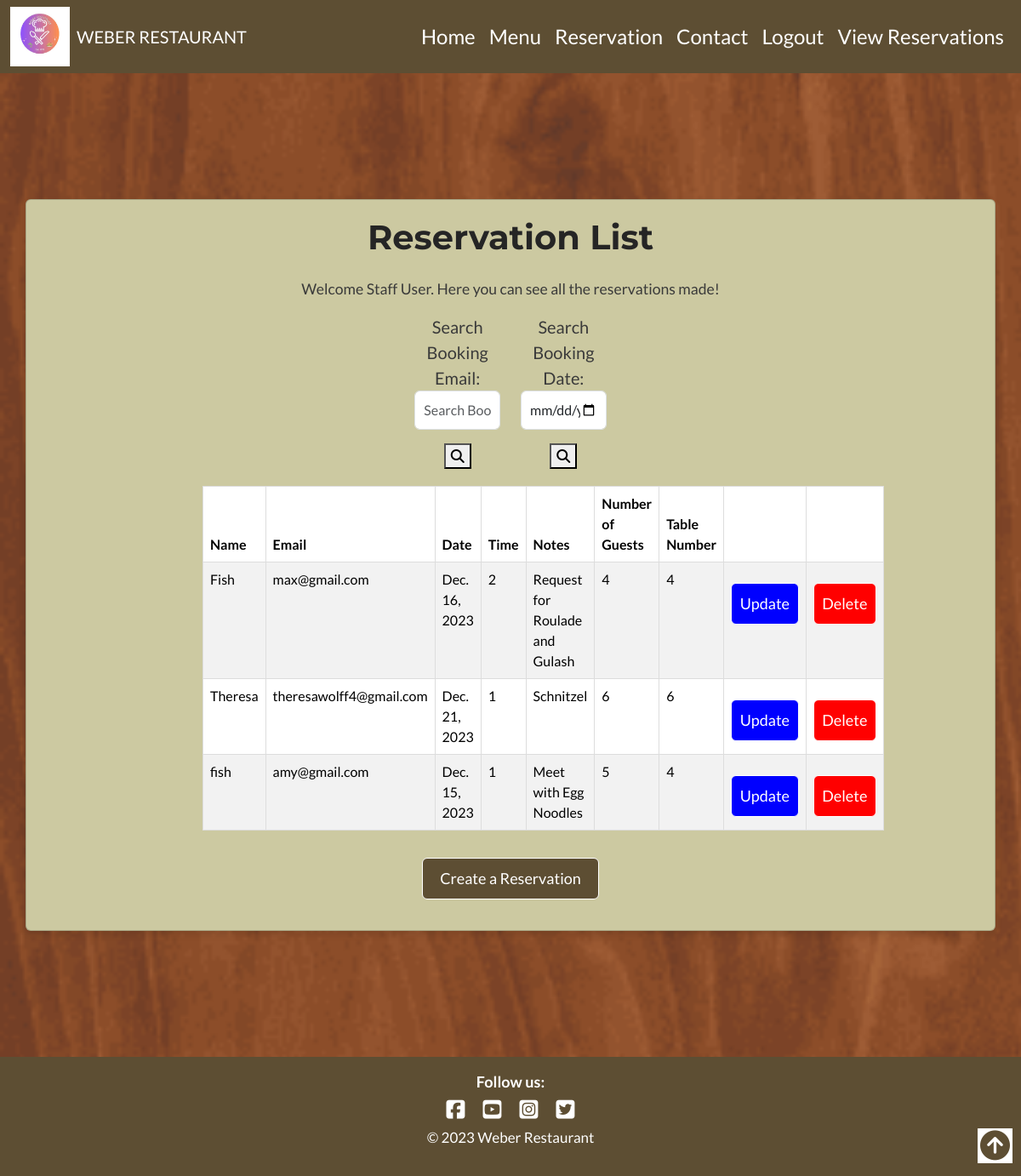
The app's page /reservation_list (signed in), older data.
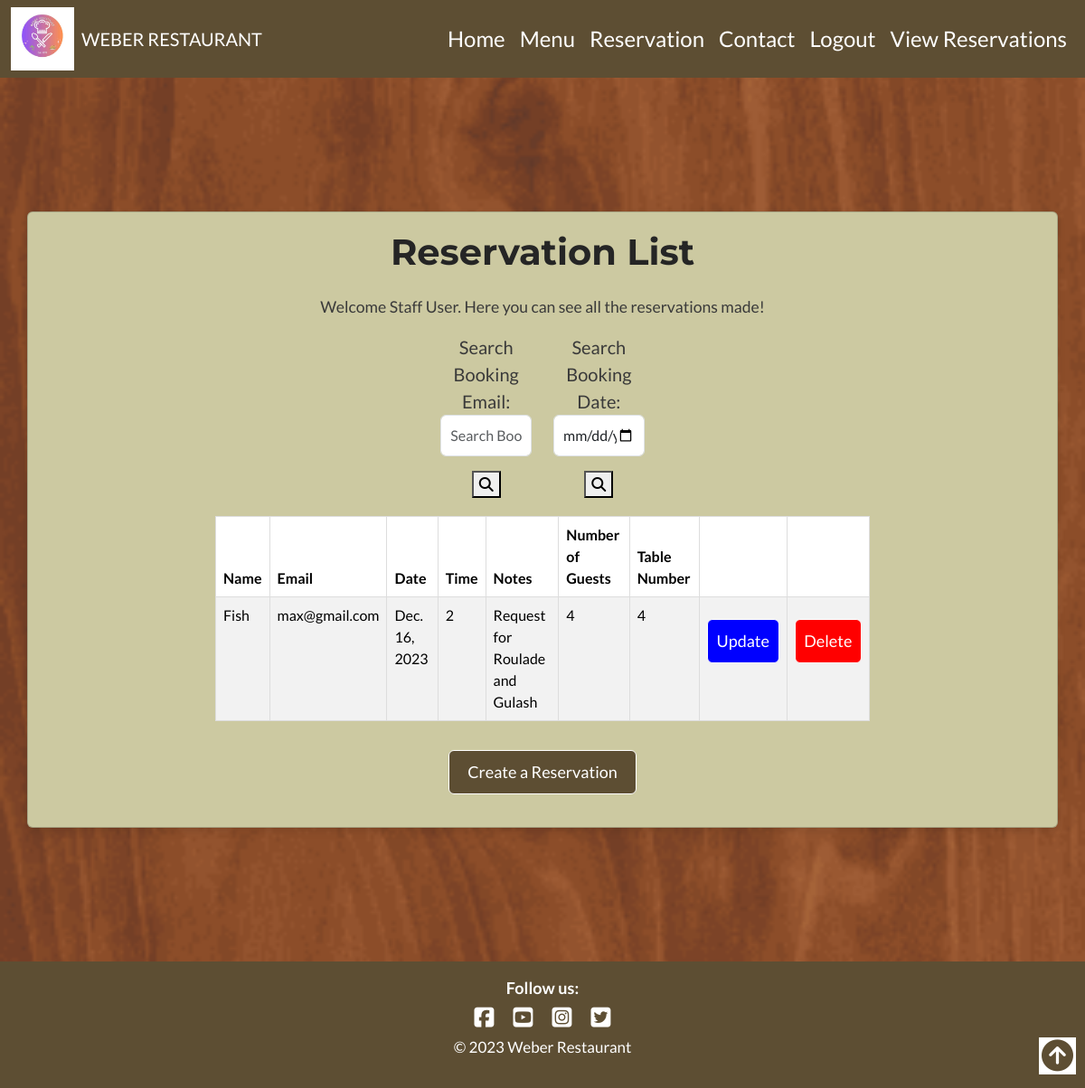
The same page, newer data.
### reservations/models.py (models this page shows, shortened)
class Reservations(models.Model):
    user = models.ForeignKey(User, on_delete=models.CASCADE)
    name = models.CharField(max_length=100)
    customer_email = models.EmailField(max_length=150)
    date = models.DateField()
    time = models.IntegerField(choices=RESERVATION_TIME, default=1)
    notes = models.TextField(null=True, blank=True) # This is not a required field
    table = models.ForeignKey('Table', on_delete=models.CASCADE)
    number_of_guests = models.IntegerField()
    created = models.DateTimeField(auto_now_add=True)

class Table(models.Model):
    table_number = models.IntegerField(unique=True)
    capacity = models.IntegerField(choices=CAPACITY, default=2)
    def __str__(self):
        return str(self.table_number)

### reservations/views.py (the view)
# urls.py: path('reservation_list', Reservation_List_View.as_view(), name='reservation_list'),
class Reservation_List_View(LoginRequiredMixin, ListView):
    model = Reservations
    template_name = "reservation_list.html"
    context_object_name = 'reservations'
    def get_queryset(self):
        if self.request.user.is_staff:
            queryset = super().get_queryset()
            booking_email = self.request.GET.get('booking_email')
            booking_date = self.request.GET.get('booking_date')
            if booking_email:  # If booking_email is not None
                queryset = queryset.filter(customer_email=booking_email)
            if booking_date:
                queryset = queryset.filter(date=booking_date)
            queryset = queryset.filter(
                date__gte=datetime.date.today()-datetime.timedelta(days=1))
            return queryset
        else:
            return Reservations.objects.filter(user=self.request.user)
    def get_context_data(self, **kwargs):
        context = super().get_context_data(**kwargs)
        context['search_form'] = SearchReservationForm(
            self .request.GET or None)
        context['navbar'] = 'view'
        return context

### reservations/forms.py
class SearchReservationForm(forms.Form):
    booking_email = forms.EmailField(
        label='Search Booking Email',
        required=False,
        widget=forms.TextInput(
            attrs={
                'autocomplete': 'off',
                'aria-label': 'Search Booking by Email',
                'placeholder': 'Search Booking Email',
                'class': 'form-control'
            }))
    booking_date = forms.DateField(
        label='Search Booking Date',
        required=False,
        widget=forms.DateInput(
            attrs={
                'class': 'form-control',
                'type': 'date',
                'autocomplete': 'off',
                'aria-label': 'Search Bookings by date',
                'placeholder': 'Search Booking Date',
                }))

### templates/reservation_list.html (shortened to what this page needs)
{% extends "base.html" %} {% block content %}
<head>
</head>
<body>
<div class="wrapper">
  <div class="container form-style w-100 card card-body mt-5 mb-5" style="background-color: #CCC9A1; margin-bottom: 40px;" id="signin">
  <h2 class="text-center">Reservation List</h2>
  <div class="row reservation-container">
    <div class="col-10 col-md-8 text-center reservations-table m-3 mx-auto">
      {% if user.is_authenticated %} {% if request.user.is_staff %}
      <p>Welcome Staff User. Here you can see all the reservations made!</p>
      <div class="row justify-content-center">
        <form method='GET' action="{% url 'reservation_list' %}" class="col-10 col-md-4 col-lg-2" id="form search">
          {{ search_form.booking_email.label_tag }} {{ search_form.booking_email }}
          <button class="mt-3" type='submit' value="Search Booking by ref"
            aria-label="Click to search by booking ref">
            <i class="fas fa-search"></i>
          </button>
        </form>
        <form method='GET' action="{% url 'reservation_list' %}" class="col-10 col-md-4 col-lg-2" id="form-search">
          {{ search_form.booking_date.label_tag }} {{ search_form.booking_date }}
          <button class="mt-3"  type='submit' value="Search Booking by ref"
            aria-label="Click to search by date">
            <i class="fas fa-search"></i>
          </button>
        </form>
      </div>
      {% endif %}
      {% endif %}
  <table class="table table-striped table-hover table-responsive">
    <thead>
      <tr>
        <th>Name</th>
        <th>Email</th>
        <th>Date</th>
        <th>Time</th>
        <th>Notes</th>
        <th>Number of Guests</th>
        <th>Table Number</th>
        <th></th>
        <th></th>
      </tr>
    </thead>
    <tbody>
      {% for reservation in reservations %}
      <tr>
        <td>{{ reservation.name }}</td>
        <td>{{ reservation.customer_email }}</td>
        <td>{{ reservation.date }}</td>
        <td>{{ reservation.time }}</td>
        <td>{{ reservation.notes }}</td>
        <td>{{ reservation.number_of_guests }}</td>
        <td>{{ reservation.table }}</td>
        <td>
            <a class="btn btn-success mt-3 w-20 text-center" href="{% url 'reservation_edit' reservation.pk %}" style="background-color: blue; padding: 0.6rem;">Update</a>
        </td>
        <td>
          <a class="btn btn-success mt-3 w-20 text-center" href="{% url 'reservation_delete' reservation.pk %}" style="background-color: red; padding: 0.6rem;">Delete</a>
        </td>
      </tr>
      {% endfor %}
    </tbody>
  </table>
  <form method="post" action="{% url 'booking' %}">
    <button class="btn btn-success mt-3 w-20 text-center" type="submit">Create a Reservation</button>
  </form>
    </div>
  </div>
  </div>
</div>
</body>
{% endblock %}

Row changes from the older to the newer data that the page shows:
removed Reservations: name "Theresa", customer_email "theresawolff4@gmail.com", date "Dec. 21, 2023", time "1", notes "Schnitzel", number_of_guests "6", table "6"
removed Reservations: name "fish", customer_email "amy@gmail.com", date "Dec. 15, 2023", time "1", notes "Meet with Egg Noodles", number_of_guests "5", table "4"
